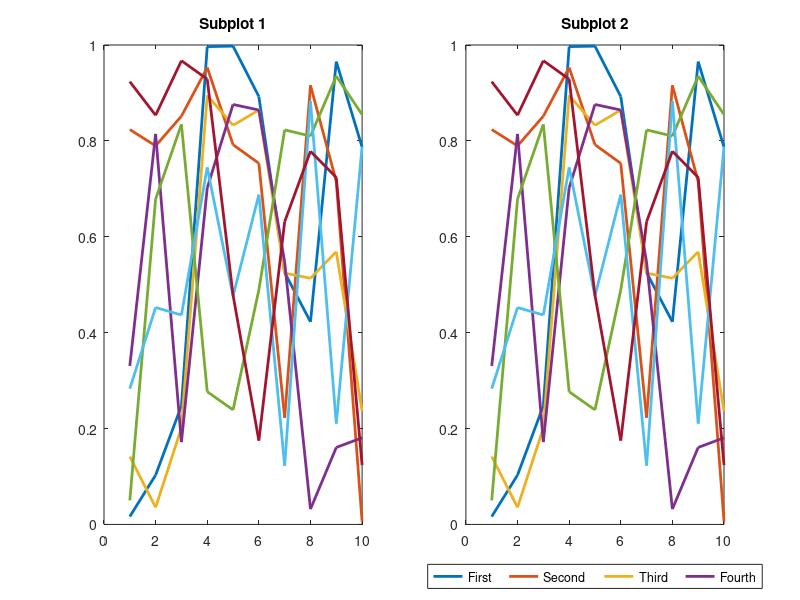

Here is the MATLAB script that generated this plot: (Note: this script raises an error after producing the figure.)
% Create some data
x = 1:10;
y = rand(7,10);

% Create figure and subplots
figure;

% Subplot 1
subplot(1, 2, 1);
for i = 1:7
    h(i) = plot(x, y(i,:), 'LineWidth', 2); 
    hold on;
end
title('Subplot 1');

% Subplot 2
subplot(1, 2, 2);
for i = 1:7
    plot(x, y(i,:), 'LineWidth', 2); 
    hold on;
end
title('Subplot 2');

% Create legends
legend1 = legend([h(1), h(2), h(3), h(4)], 'First', 'Second', 'Third', 'Fourth', 'NumColumns', 4, 'Location', 'southoutside');
legend1.Box = 'off';

% Make a copy of the axes, which will contain the second legend
axes_copy = copyobj(gca, gcf);

% Create the second legend
legend2 = legend(axes_copy, [h(5), h(6), h(7)], 'Fifth', 'Sixth', 'Seventh', 'NumColumns', 3, 'Location', 'southoutside');
legend2.Box = 'off';

% Get the positions
pos1 = get(legend1, 'Position');
pos2 = get(legend2, 'Position');

% Adjust the position of the second legend
set(legend2, 'Position', [pos1(1) + pos1(3) - pos2(3), pos1(2), pos2(3), pos2(4)]);

% Hide the copied axes
set(axes_copy, 'Visible', 'off');
